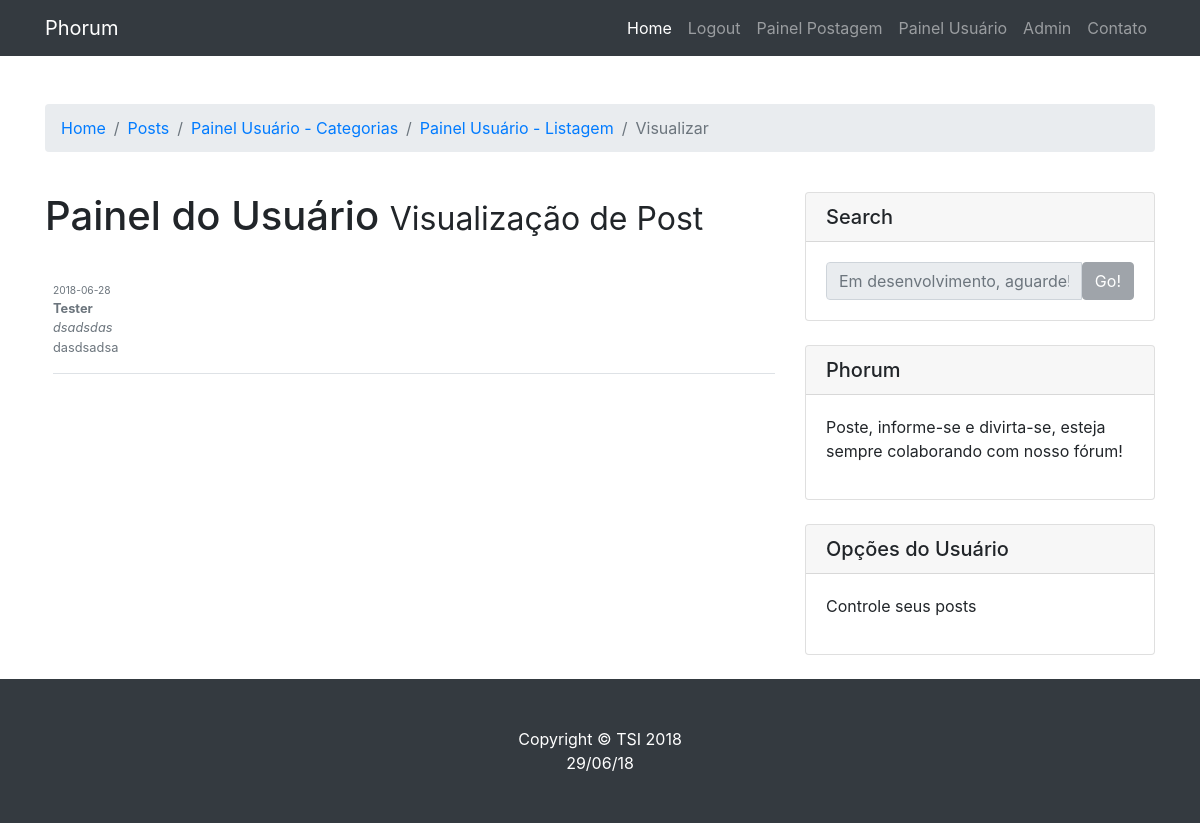
The page /forumfinal/lucas/visualizar.php?id_post=55&id_ct=1 (signed in) on the database its author committed.
### tables this page shows
CREATE TABLE IF NOT EXISTS `posts` (
  `id_post` int(11) NOT NULL AUTO_INCREMENT,
  `id_cat` int(11) NOT NULL,
  `id_user` int(11) NOT NULL,
  `titulo` varchar(255) NOT NULL,
  `conteudo` text NOT NULL,
  `data` date NOT NULL,
  PRIMARY KEY (`id_post`),
  KEY `id_cat` (`id_cat`),
  KEY `id_user` (`id_user`)
);

CREATE TABLE IF NOT EXISTS `usuarios` (
  `id_user` int(11) NOT NULL AUTO_INCREMENT,
  `email` varchar(255) NOT NULL,
  `user` varchar(255) NOT NULL,
  `senha` varchar(255) NOT NULL,
  `admin` int(11) NOT NULL DEFAULT '0',
  PRIMARY KEY (`id_user`)
);

### forumfinal/lucas/visualizar.php (the view, shortened to what this page needs)
<?php
require_once('inc/cabecalho.php');
$id_post = $_GET['id_post'];
$id_ct = $_GET['id_ct'];
if (isset($_SESSION['id_user'])) {
$sql='SELECT user,titulo,conteudo,data FROM usuarios,posts WHERE usuarios.id_user=posts.id_user AND id_post='.$id_post.' AND usuarios.id_user='.$_SESSION['id_user'];
$result = mysqli_query($conexao, $sql);
?>
    <div class="container">
        <br>
         <br>
          <ol class="breadcrumb">
            <li class="breadcrumb-item"><a href="index.php">Home</a></li>
            <li class="breadcrumb-item "><a href="posts.php">Posts</a></li>
            <li class="breadcrumb-item "><a href="painelposts_categorias.php">Painel Usuário - Categorias</a></li>
            <li class="breadcrumb-item "><?php echo '<a href="painelposts_listagem.php?id_ct='.$id_ct.'">Painel Usuário - Listagem</a>';?></li>
            <li class="breadcrumb-item active ">Visualizar</li>
          </ol>
      <div class="row">
        <div class="col-md-8">
          <h1 class="my-4">Painel do Usuário
            <small>Visualização de Post</small>
          </h1>
          <?php
          foreach($result as $posts){
            $html = '
                <div class="media text-muted pt-3">
                  <img src="https://icon-icons.com/icons2/1524/PNG/32/person_106357.png" alt="" class="mr-2 rounded">
                  <p class="media-body pb-3 mb-0 small lh-125 border-bottom border-gray">
                    <small>'.$posts['data'].'</small>
                    <strong class="d-block text-gray-dark">'.$posts['user'].'</strong>
                    <em class="d-block text-gray-dark">'.$posts['titulo'].'</em>
                    '.$posts['conteudo'].'
                  </p>
                </div>';
              echo $html;
            }
                  ?>
        </div>
        <div class="col-md-4">
        <?php
        require_once('inc/banners.php');
        ?>
          <div class="card my-4">
            <h5 class="card-header">Opções do Usuário</h5>
            <div class="card-body">
              <div class="row">
                <div class="col-lg-12">
                  <ul class="list-unstyled mb-0">
                    <li>
                      <p>Controle seus posts</p>
                    </li>
                  </ul>
                </div>
              </div>
            </div>
          </div>
        </div>
      </div>
    </div>
<?php
}
require_once('inc/rodape.php');

### forumfinal/lucas/css/heroic-features.css (style rules this page uses)
body { padding-top: 54px; }
@media (min-width: 992px) { body { padding-top: 56px; } }

### rows shown on the page
posts: data "2018-06-28", id_user.user "Tester", titulo "dsadsdas", conteudo "dasdsadsa"
